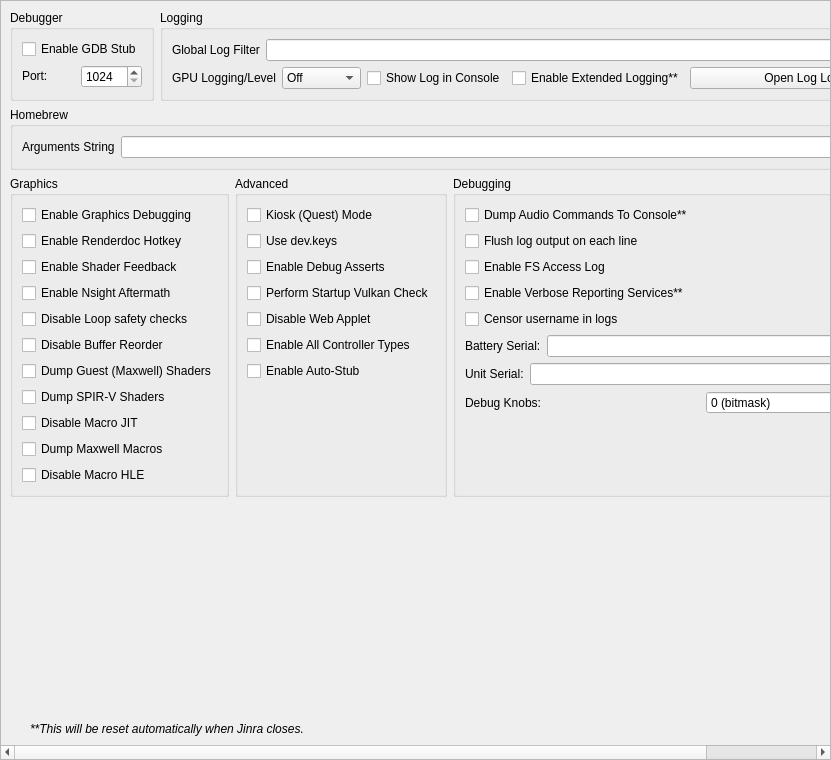
<?xml version="1.0" encoding="UTF-8"?>
<ui version="4.0">
 <class>ConfigureDebug</class>
 <widget class="QScrollArea" name="ConfigureDebug">
  <property name="geometry">
   <rect>
    <x>0</x>
    <y>0</y>
    <width>831</width>
    <height>760</height>
   </rect>
  </property>
  <property name="widgetResizable">
   <bool>true</bool>
  </property>
  <widget class="QWidget" name="widget">
   <property name="geometry">
    <rect>
     <x>0</x>
     <y>0</y>
     <width>829</width>
     <height>758</height>
    </rect>
   </property>
   <layout class="QVBoxLayout" name="verticalLayout_1">
    <item>
     <layout class="QHBoxLayout" name="horizontalLayout">
      <property name="topMargin">
       <number>0</number>
      </property>
      <item>
       <widget class="QGroupBox" name="groupBox">
        <property name="sizePolicy">
         <sizepolicy hsizetype="Preferred" vsizetype="Preferred">
          <horstretch>0</horstretch>
          <verstretch>0</verstretch>
         </sizepolicy>
        </property>
        <property name="title">
         <string>Debugger</string>
        </property>
        <property name="alignment">
         <set>Qt::AlignmentFlag::AlignLeading|Qt::AlignmentFlag::AlignLeft|Qt::AlignmentFlag::AlignTop</set>
        </property>
        <property name="flat">
         <bool>false</bool>
        </property>
        <property name="checkable">
         <bool>false</bool>
        </property>
        <layout class="QVBoxLayout" name="verticalLayout_3">
         <item>
          <widget class="QWidget" name="debug_widget" native="true">
           <property name="sizePolicy">
            <sizepolicy hsizetype="Preferred" vsizetype="Maximum">
             <horstretch>0</horstretch>
             <verstretch>0</verstretch>
            </sizepolicy>
           </property>
           <layout class="QVBoxLayout" name="verticalLayout">
            <property name="sizeConstraint">
             <enum>QLayout::SizeConstraint::SetDefaultConstraint</enum>
            </property>
            <property name="leftMargin">
             <number>0</number>
            </property>
            <property name="topMargin">
             <number>0</number>
            </property>
            <property name="rightMargin">
             <number>0</number>
            </property>
            <property name="bottomMargin">
             <number>0</number>
            </property>
            <item>
             <widget class="QCheckBox" name="toggle_gdbstub">
              <property name="sizePolicy">
               <sizepolicy hsizetype="Maximum" vsizetype="Maximum">
                <horstretch>0</horstretch>
                <verstretch>0</verstretch>
               </sizepolicy>
              </property>
              <property name="text">
               <string>Enable GDB Stub</string>
              </property>
             </widget>
            </item>
            <item>
             <widget class="QWidget" name="horizontalWidget_3" native="true">
              <property name="sizePolicy">
               <sizepolicy hsizetype="Preferred" vsizetype="Maximum">
                <horstretch>0</horstretch>
                <verstretch>0</verstretch>
               </sizepolicy>
              </property>
              <layout class="QHBoxLayout" name="horizontalLayout_3">
               <property name="leftMargin">
                <number>0</number>
               </property>
               <property name="topMargin">
                <number>0</number>
               </property>
               <property name="rightMargin">
                <number>0</number>
               </property>
               <property name="bottomMargin">
                <number>0</number>
               </property>
               <item>
                <widget class="QLabel" name="label_11">
                 <property name="sizePolicy">
                  <sizepolicy hsizetype="Minimum" vsizetype="Maximum">
                   <horstretch>0</horstretch>
                   <verstretch>0</verstretch>
                  </sizepolicy>
                 </property>
                 <property name="text">
                  <string>Port:</string>
                 </property>
                </widget>
               </item>
               <item>
                <widget class="QSpinBox" name="gdbport_spinbox">
                 <property name="sizePolicy">
                  <sizepolicy hsizetype="Preferred" vsizetype="Maximum">
                   <horstretch>0</horstretch>
                   <verstretch>0</verstretch>
                  </sizepolicy>
                 </property>
                 <property name="minimum">
                  <number>1024</number>
                 </property>
                 <property name="maximum">
                  <number>65535</number>
                 </property>
                </widget>
               </item>
              </layout>
             </widget>
            </item>
           </layout>
          </widget>
         </item>
        </layout>
       </widget>
      </item>
      <item>
       <widget class="QGroupBox" name="groupBox_2">
        <property name="sizePolicy">
         <sizepolicy hsizetype="Expanding" vsizetype="Preferred">
          <horstretch>0</horstretch>
          <verstretch>0</verstretch>
         </sizepolicy>
        </property>
        <property name="title">
         <string>Logging</string>
        </property>
        <layout class="QGridLayout" name="gridLayout_1">
         <item row="0" column="0" colspan="4">
          <widget class="QWidget" name="logging_widget" native="true">
           <property name="sizePolicy">
            <sizepolicy hsizetype="Preferred" vsizetype="Maximum">
             <horstretch>0</horstretch>
             <verstretch>0</verstretch>
            </sizepolicy>
           </property>
           <layout class="QHBoxLayout" name="horizontalLayout_1">
            <property name="leftMargin">
             <number>0</number>
            </property>
            <property name="topMargin">
             <number>0</number>
            </property>
            <property name="rightMargin">
             <number>0</number>
            </property>
            <property name="bottomMargin">
             <number>0</number>
            </property>
            <item>
             <widget class="QLabel" name="label_1">
              <property name="sizePolicy">
               <sizepolicy hsizetype="Preferred" vsizetype="Preferred">
                <horstretch>0</horstretch>
                <verstretch>0</verstretch>
               </sizepolicy>
              </property>
              <property name="text">
               <string>Global Log Filter</string>
              </property>
             </widget>
            </item>
            <item>
             <widget class="QLineEdit" name="log_filter_edit"/>
            </item>
           </layout>
          </widget>
         </item>
         <item row="1" column="0">
          <widget class="QWidget" name="gpu_log_level_widget" native="true">
           <property name="sizePolicy">
            <sizepolicy hsizetype="Preferred" vsizetype="Maximum">
             <horstretch>0</horstretch>
             <verstretch>0</verstretch>
            </sizepolicy>
           </property>
           <layout class="QHBoxLayout" name="gpu_log_level_layout">
            <property name="leftMargin">
             <number>0</number>
            </property>
            <property name="topMargin">
             <number>0</number>
            </property>
            <property name="rightMargin">
             <number>0</number>
            </property>
            <property name="bottomMargin">
             <number>0</number>
            </property>
            <item>
             <widget class="QLabel" name="gpu_log_level_label">
              <property name="text">
               <string>GPU Logging/Level</string>
              </property>
             </widget>
            </item>
            <item>
             <widget class="QComboBox" name="gpu_log_level">
              <property name="toolTip">
               <string>Detail level for GPU logs. Off disables logging entirely.</string>
              </property>
              <item>
               <property name="text">
                <string>Off</string>
               </property>
              </item>
              <item>
               <property name="text">
                <string>Errors</string>
               </property>
              </item>
              <item>
               <property name="text">
                <string>Standard</string>
               </property>
              </item>
              <item>
               <property name="text">
                <string>Verbose</string>
               </property>
              </item>
              <item>
               <property name="text">
                <string>All</string>
               </property>
              </item>
             </widget>
            </item>
           </layout>
          </widget>
         </item>
         <item row="1" column="1">
          <widget class="QCheckBox" name="toggle_console">
           <property name="text">
            <string>Show Log in Console</string>
           </property>
          </widget>
         </item>
         <item row="1" column="2">
          <widget class="QCheckBox" name="extended_logging">
           <property name="enabled">
            <bool>true</bool>
           </property>
           <property name="toolTip">
            <string>When checked, the max size of the log increases from 100 MB to 1 GB</string>
           </property>
           <property name="text">
            <string>Enable Extended Logging**</string>
           </property>
          </widget>
         </item>
         <item row="1" column="3">
          <widget class="QPushButton" name="open_log_button">
           <property name="sizePolicy">
            <sizepolicy hsizetype="Expanding" vsizetype="Maximum">
             <horstretch>1</horstretch>
             <verstretch>0</verstretch>
            </sizepolicy>
           </property>
           <property name="minimumSize">
            <size>
             <width>250</width>
             <height>0</height>
            </size>
           </property>
           <property name="text">
            <string>Open Log Location</string>
           </property>
          </widget>
         </item>
        </layout>
       </widget>
      </item>
     </layout>
    </item>
    <item>
     <widget class="QGroupBox" name="groupBox_3">
      <property name="title">
       <string>Homebrew</string>
      </property>
      <layout class="QVBoxLayout" name="verticalLayout_5">
       <item>
        <layout class="QHBoxLayout" name="horizontalLayout_4">
         <item>
          <widget class="QLabel" name="label_3">
           <property name="text">
            <string>Arguments String</string>
           </property>
          </widget>
         </item>
         <item>
          <widget class="QLineEdit" name="homebrew_args_edit"/>
         </item>
        </layout>
       </item>
      </layout>
     </widget>
    </item>
    <item>
     <layout class="QHBoxLayout" name="horizontalLayout_2">
      <item>
       <widget class="QGroupBox" name="groupBox_4">
        <property name="title">
         <string>Graphics</string>
        </property>
        <layout class="QGridLayout" name="gridLayout_2">
         <item row="4" column="0">
          <widget class="QCheckBox" name="disable_loop_safety_checks">
           <property name="toolTip">
            <string>When checked, it executes shaders without loop logic changes</string>
           </property>
           <property name="text">
            <string>Disable Loop safety checks</string>
           </property>
          </widget>
         </item>
         <item row="9" column="0">
          <widget class="QCheckBox" name="dump_macros">
           <property name="enabled">
            <bool>true</bool>
           </property>
           <property name="toolTip">
            <string>When checked, it will dump all the macro programs of the GPU</string>
           </property>
           <property name="text">
            <string>Dump Maxwell Macros</string>
           </property>
          </widget>
         </item>
         <item row="3" column="0">
          <widget class="QCheckBox" name="enable_nsight_aftermath">
           <property name="toolTip">
            <string>When checked, it enables Nsight Aftermath crash dumps</string>
           </property>
           <property name="text">
            <string>Enable Nsight Aftermath</string>
           </property>
          </widget>
         </item>
         <item row="6" column="0">
          <widget class="QCheckBox" name="dump_guest_shaders">
           <property name="enabled">
            <bool>true</bool>
           </property>
           <property name="toolTip">
            <string>When checked, it will dump original Maxwell guest shader bytecode (the input to the recompiler) as .ash files under DumpDir/shaders/. Useful for inspection with nvdisasm.</string>
           </property>
           <property name="text">
            <string>Dump Guest (Maxwell) Shaders</string>
           </property>
          </widget>
         </item>
         <item row="1" column="0">
          <widget class="QCheckBox" name="enable_renderdoc_hotkey">
           <property name="text">
            <string>Enable Renderdoc Hotkey</string>
           </property>
          </widget>
         </item>
         <item row="8" column="0">
          <widget class="QCheckBox" name="disable_macro_jit">
           <property name="enabled">
            <bool>true</bool>
           </property>
           <property name="toolTip">
            <string>When checked, it disables the macro Just In Time compiler. Enabling this makes games run slower</string>
           </property>
           <property name="text">
            <string>Disable Macro JIT</string>
           </property>
          </widget>
         </item>
         <item row="10" column="0">
          <widget class="QCheckBox" name="disable_macro_hle">
           <property name="enabled">
            <bool>true</bool>
           </property>
           <property name="toolTip">
            <string>When checked, it disables the macro HLE functions. Enabling this makes games run slower</string>
           </property>
           <property name="text">
            <string>Disable Macro HLE</string>
           </property>
          </widget>
         </item>
         <item row="0" column="0">
          <widget class="QCheckBox" name="enable_graphics_debugging">
           <property name="enabled">
            <bool>true</bool>
           </property>
           <property name="toolTip">
            <string>When checked, the graphics API enters a slower debugging mode</string>
           </property>
           <property name="text">
            <string>Enable Graphics Debugging</string>
           </property>
          </widget>
         </item>
         <item row="11" column="0">
          <spacer name="verticalSpacer_5">
           <property name="orientation">
            <enum>Qt::Orientation::Vertical</enum>
           </property>
           <property name="sizeType">
            <enum>QSizePolicy::Policy::Preferred</enum>
           </property>
           <property name="sizeHint" stdset="0">
            <size>
             <width>20</width>
             <height>0</height>
            </size>
           </property>
          </spacer>
         </item>
         <item row="2" column="0">
          <widget class="QCheckBox" name="enable_shader_feedback">
           <property name="toolTip">
            <string>When checked, yuzu will log statistics about the compiled pipeline cache</string>
           </property>
           <property name="text">
            <string>Enable Shader Feedback</string>
           </property>
          </widget>
         </item>
         <item row="5" column="0">
          <widget class="QCheckBox" name="disable_buffer_reorder">
           <property name="toolTip">
            <string>&lt;html&gt;&lt;head/&gt;&lt;body&gt;&lt;p&gt;When checked, disables reordering of mapped memory uploads which allows to associate uploads with specific draws. May reduce performance in some cases.&lt;/p&gt;&lt;/body&gt;&lt;/html&gt;</string>
           </property>
           <property name="text">
            <string>Disable Buffer Reorder</string>
           </property>
          </widget>
         </item>
         <item row="7" column="0">
          <widget class="QCheckBox" name="gpu_log_shader_dumps">
           <property name="toolTip">
            <string>When checked, it will dump the recompiler's output SPIR-V binaries (.spv) under LogDir/shaders/. Inspect via SPIRV-Tools (spirv-dis / spirv-cross / spirv-val) or RenderDoc.</string>
           </property>
           <property name="text">
            <string>Dump SPIR-V Shaders</string>
           </property>
          </widget>
         </item>
        </layout>
       </widget>
      </item>
      <item>
       <widget class="QGroupBox" name="groupBox_6">
        <property name="title">
         <string>Advanced</string>
        </property>
        <layout class="QGridLayout" name="gridLayout_4">
         <item row="3" column="0">
          <widget class="QCheckBox" name="perform_vulkan_check">
           <property name="toolTip">
            <string>Enables yuzu to check for a working Vulkan environment when the program starts up. Disable this if this is causing issues with external programs seeing yuzu.</string>
           </property>
           <property name="text">
            <string>Perform Startup Vulkan Check</string>
           </property>
          </widget>
         </item>
         <item row="4" column="0">
          <widget class="QCheckBox" name="disable_web_applet">
           <property name="text">
            <string>Disable Web Applet</string>
           </property>
          </widget>
         </item>
         <item row="5" column="0">
          <widget class="QCheckBox" name="enable_all_controllers">
           <property name="text">
            <string>Enable All Controller Types</string>
           </property>
          </widget>
         </item>
         <item row="6" column="0">
          <widget class="QCheckBox" name="use_auto_stub">
           <property name="text">
            <string>Enable Auto-Stub</string>
           </property>
          </widget>
         </item>
         <item row="0" column="0">
          <widget class="QCheckBox" name="quest_flag">
           <property name="text">
            <string>Kiosk (Quest) Mode</string>
           </property>
          </widget>
         </item>
         <item row="1" column="0">
          <widget class="QCheckBox" name="use_dev_keys">
           <property name="text">
            <string>Use dev.keys</string>
           </property>
          </widget>
         </item>
         <item row="2" column="0">
          <widget class="QCheckBox" name="use_debug_asserts">
           <property name="text">
            <string>Enable Debug Asserts</string>
           </property>
          </widget>
         </item>
         <item row="7" column="0">
          <spacer name="verticalSpacer_4">
           <property name="orientation">
            <enum>Qt::Orientation::Vertical</enum>
           </property>
           <property name="sizeType">
            <enum>QSizePolicy::Policy::Expanding</enum>
           </property>
           <property name="sizeHint" stdset="0">
            <size>
             <width>20</width>
             <height>0</height>
            </size>
           </property>
          </spacer>
         </item>
        </layout>
       </widget>
      </item>
      <item>
       <widget class="QGroupBox" name="groupBox_5">
        <property name="title">
         <string>Debugging</string>
        </property>
        <layout class="QGridLayout" name="gridLayout_3">
         <item row="6" column="0">
          <widget class="QWidget" name="serial_battery_widget" native="true">
           <property name="sizePolicy">
            <sizepolicy hsizetype="Preferred" vsizetype="Maximum">
             <horstretch>0</horstretch>
             <verstretch>0</verstretch>
            </sizepolicy>
           </property>
           <layout class="QHBoxLayout" name="horizontalLayout_11">
            <property name="leftMargin">
             <number>0</number>
            </property>
            <property name="topMargin">
             <number>0</number>
            </property>
            <property name="rightMargin">
             <number>0</number>
            </property>
            <property name="bottomMargin">
             <number>0</number>
            </property>
            <item>
             <widget class="QLabel" name="label_12">
              <property name="sizePolicy">
               <sizepolicy hsizetype="Preferred" vsizetype="Preferred">
                <horstretch>0</horstretch>
                <verstretch>0</verstretch>
               </sizepolicy>
              </property>
              <property name="text">
               <string>Battery Serial:</string>
              </property>
             </widget>
            </item>
            <item>
             <widget class="QLineEdit" name="serial_battery_edit"/>
            </item>
           </layout>
          </widget>
         </item>
         <item row="8" column="0">
          <widget class="QWidget" name="debug_knobs_widget" native="true">
           <property name="sizePolicy">
            <sizepolicy hsizetype="Preferred" vsizetype="Maximum">
             <horstretch>0</horstretch>
             <verstretch>0</verstretch>
            </sizepolicy>
           </property>
           <layout class="QHBoxLayout" name="horizontalLayout_debug_knobs">
            <property name="leftMargin">
             <number>0</number>
            </property>
            <property name="topMargin">
             <number>0</number>
            </property>
            <property name="rightMargin">
             <number>0</number>
            </property>
            <property name="bottomMargin">
             <number>0</number>
            </property>
            <item>
             <widget class="QLabel" name="label_debug_knobs">
              <property name="sizePolicy">
               <sizepolicy hsizetype="Preferred" vsizetype="Preferred">
                <horstretch>0</horstretch>
                <verstretch>0</verstretch>
               </sizepolicy>
              </property>
              <property name="text">
               <string>Debug Knobs:</string>
              </property>
             </widget>
            </item>
            <item>
             <widget class="QSpinBox" name="debug_knobs_spinbox">
              <property name="minimum">
               <number>0</number>
              </property>
              <property name="maximum">
               <number>65535</number>
              </property>
              <property name="toolTip">
               <string>Bitmask for quick development toggles</string>
              </property>
              <property name="statusTip">
               <string>Set debug knobs (bitmask)</string>
              </property>
              <property name="whatsThis">
               <string>16-bit debug knob set for quick development toggles</string>
              </property>
              <property name="suffix">
               <string> (bitmask)</string>
              </property>
             </widget>
            </item>
           </layout>
          </widget>
         </item>
         <item row="7" column="0">
          <widget class="QWidget" name="serial_board_widget" native="true">
           <property name="sizePolicy">
            <sizepolicy hsizetype="Preferred" vsizetype="Maximum">
             <horstretch>0</horstretch>
             <verstretch>0</verstretch>
            </sizepolicy>
           </property>
           <layout class="QHBoxLayout" name="horizontalLayout_12">
            <property name="leftMargin">
             <number>0</number>
            </property>
            <property name="topMargin">
             <number>0</number>
            </property>
            <property name="rightMargin">
             <number>0</number>
            </property>
            <property name="bottomMargin">
             <number>0</number>
            </property>
            <item>
             <widget class="QLabel" name="label_13">
              <property name="sizePolicy">
               <sizepolicy hsizetype="Preferred" vsizetype="Preferred">
                <horstretch>0</horstretch>
                <verstretch>0</verstretch>
               </sizepolicy>
              </property>
              <property name="text">
               <string>Unit Serial:</string>
              </property>
             </widget>
            </item>
            <item>
             <widget class="QLineEdit" name="serial_board_edit"/>
            </item>
           </layout>
          </widget>
         </item>
         <item row="20" column="0">
          <spacer name="verticalSpacer_3">
           <property name="orientation">
            <enum>Qt::Orientation::Vertical</enum>
           </property>
           <property name="sizeType">
            <enum>QSizePolicy::Policy::Expanding</enum>
           </property>
           <property name="sizeHint" stdset="0">
            <size>
             <width>20</width>
             <height>0</height>
            </size>
           </property>
          </spacer>
         </item>
         <item row="1" column="0">
          <widget class="QCheckBox" name="dump_audio_commands">
           <property name="toolTip">
            <string>Enable this to output the latest generated audio command list to the console. Only affects games using the audio renderer.</string>
           </property>
           <property name="text">
            <string>Dump Audio Commands To Console**</string>
           </property>
          </widget>
         </item>
         <item row="2" column="0">
          <widget class="QCheckBox" name="flush_line">
           <property name="text">
            <string>Flush log output on each line</string>
           </property>
          </widget>
         </item>
         <item row="3" column="0">
          <widget class="QCheckBox" name="fs_access_log">
           <property name="text">
            <string>Enable FS Access Log</string>
           </property>
          </widget>
         </item>
         <item row="4" column="0">
          <widget class="QCheckBox" name="reporting_services">
           <property name="text">
            <string>Enable Verbose Reporting Services**</string>
           </property>
          </widget>
         </item>
         <item row="5" column="0">
          <widget class="QCheckBox" name="censor_username">
           <property name="text">
            <string>Censor username in logs</string>
           </property>
          </widget>
         </item>
        </layout>
       </widget>
      </item>
     </layout>
    </item>
    <item>
     <spacer name="verticalSpacer">
      <property name="orientation">
       <enum>Qt::Orientation::Vertical</enum>
      </property>
      <property name="sizeHint" stdset="0">
       <size>
        <width>20</width>
        <height>0</height>
       </size>
      </property>
     </spacer>
    </item>
    <item>
     <widget class="QLabel" name="label_5">
      <property name="sizePolicy">
       <sizepolicy hsizetype="Expanding" vsizetype="Preferred">
        <horstretch>0</horstretch>
        <verstretch>0</verstretch>
       </sizepolicy>
      </property>
      <property name="font">
       <font>
        <italic>true</italic>
       </font>
      </property>
      <property name="text">
    <string>**This will be reset automatically when Jinra closes.</string>
      </property>
      <property name="indent">
       <number>20</number>
      </property>
     </widget>
    </item>
   </layout>
  </widget>
 </widget>
 <tabstops>
  <tabstop>log_filter_edit</tabstop>
  <tabstop>toggle_console</tabstop>
  <tabstop>extended_logging</tabstop>
  <tabstop>open_log_button</tabstop>
  <tabstop>homebrew_args_edit</tabstop>
  <tabstop>enable_graphics_debugging</tabstop>
  <tabstop>enable_shader_feedback</tabstop>
  <tabstop>enable_nsight_aftermath</tabstop>
  <tabstop>fs_access_log</tabstop>
  <tabstop>reporting_services</tabstop>
  <tabstop>quest_flag</tabstop>
  <tabstop>use_debug_asserts</tabstop>
 </tabstops>
 <resources/>
 <connections/>
</ui>
